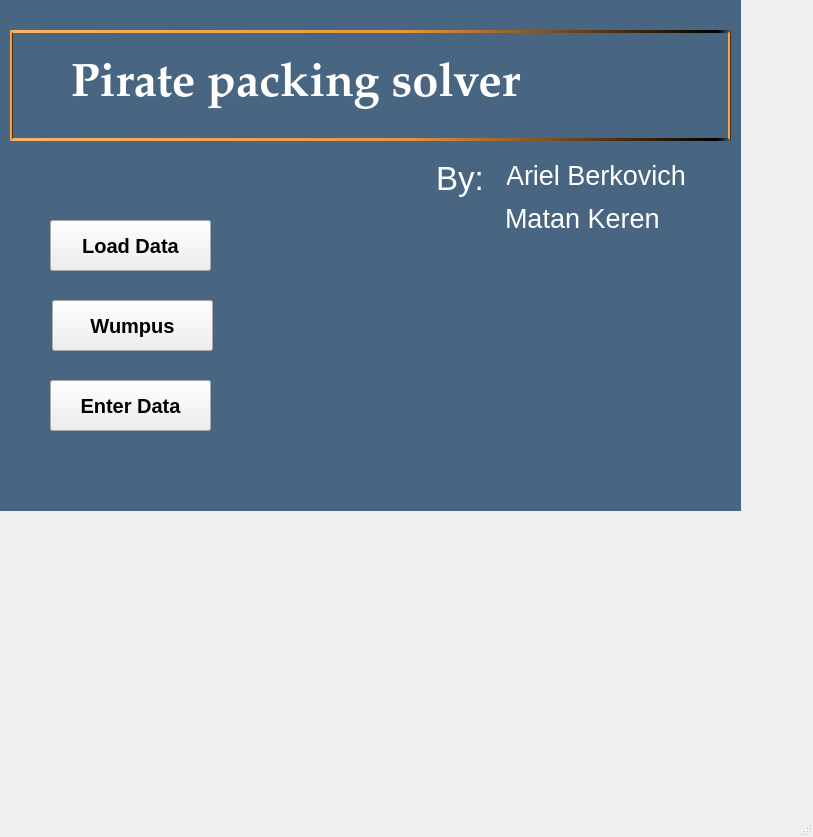
<?xml version="1.0" encoding="UTF-8"?>
<ui version="4.0">
 <class>MainWindow</class>
 <widget class="QMainWindow" name="MainWindow">
  <property name="geometry">
   <rect>
    <x>0</x>
    <y>0</y>
    <width>813</width>
    <height>837</height>
   </rect>
  </property>
  <property name="windowTitle">
   <string>MainWindow</string>
  </property>
  <widget class="QWidget" name="centralWidget">
   <widget class="QStackedWidget" name="stackedWidget">
    <property name="geometry">
     <rect>
      <x>0</x>
      <y>0</y>
      <width>1000</width>
      <height>1000</height>
     </rect>
    </property>
    <property name="currentIndex">
     <number>0</number>
    </property>
    <widget class="QWidget" name="page">
     <widget class="QLabel" name="background">
      <property name="geometry">
       <rect>
        <x>-20</x>
        <y>-320</y>
        <width>761</width>
        <height>831</height>
       </rect>
      </property>
      <property name="styleSheet">
       <string notr="true">background-color:rgb(72, 101, 130)</string>
      </property>
      <property name="text">
       <string/>
      </property>
     </widget>
     <widget class="QLabel" name="label">
      <property name="geometry">
       <rect>
        <x>10</x>
        <y>30</y>
        <width>721</width>
        <height>111</height>
       </rect>
      </property>
      <property name="font">
       <font>
        <family>Palatino Linotype</family>
        <pointsize>35</pointsize>
        <weight>75</weight>
        <bold>true</bold>
        <underline>false</underline>
        <strikeout>false</strikeout>
        <stylestrategy>PreferAntialias</stylestrategy>
       </font>
      </property>
      <property name="styleSheet">
       <string notr="true">color:qlineargradient(spread:pad, x1:0, y1:0, x2:1, y2:0, stop:0 rgba(0, 0, 0, 255), stop:1 rgba(255, 255, 255, 255));
border: 3px solid qlineargradient(spread:pad, x1:0, y1:0, x2:1, y2:0, stop:0 rgba(255, 178, 102, 255), stop:0.55 rgba(235, 148, 61, 255), stop:0.98 rgba(0, 0, 0, 255), stop:1 rgba(0, 0, 0, 0))
</string>
      </property>
      <property name="text">
       <string>    Pirate packing solver</string>
      </property>
     </widget>
     <widget class="QLabel" name="label_2">
      <property name="geometry">
       <rect>
        <x>436</x>
        <y>158</y>
        <width>61</width>
        <height>40</height>
       </rect>
      </property>
      <property name="font">
       <font>
        <pointsize>25</pointsize>
       </font>
      </property>
      <property name="styleSheet">
       <string notr="true">color:qlineargradient(spread:pad, x1:0, y1:0, x2:1, y2:0, stop:0 rgba(0, 0, 0, 255), stop:1 rgba(255, 255, 255, 255));
</string>
      </property>
      <property name="text">
       <string>By:</string>
      </property>
     </widget>
     <widget class="QLabel" name="label_3">
      <property name="geometry">
       <rect>
        <x>506</x>
        <y>150</y>
        <width>241</width>
        <height>51</height>
       </rect>
      </property>
      <property name="font">
       <font>
        <pointsize>20</pointsize>
       </font>
      </property>
      <property name="styleSheet">
       <string notr="true">color:qlineargradient(spread:pad, x1:0, y1:0, x2:1, y2:0, stop:0 rgba(0, 0, 0, 255), stop:1 rgba(255, 255, 255, 255));
</string>
      </property>
      <property name="text">
       <string>Ariel Berkovich</string>
      </property>
     </widget>
     <widget class="QLabel" name="label_4">
      <property name="geometry">
       <rect>
        <x>505</x>
        <y>193</y>
        <width>241</width>
        <height>51</height>
       </rect>
      </property>
      <property name="font">
       <font>
        <pointsize>20</pointsize>
       </font>
      </property>
      <property name="styleSheet">
       <string notr="true">color:qlineargradient(spread:pad, x1:0, y1:0, x2:1, y2:0, stop:0 rgba(0, 0, 0, 255), stop:1 rgba(255, 255, 255, 255));
</string>
      </property>
      <property name="text">
       <string>Matan Keren</string>
      </property>
     </widget>
     <widget class="QLabel" name="logo_image">
      <property name="geometry">
       <rect>
        <x>340</x>
        <y>280</y>
        <width>231</width>
        <height>181</height>
       </rect>
      </property>
      <property name="text">
       <string/>
      </property>
     </widget>
     <widget class="QPushButton" name="loadDataButton">
      <property name="geometry">
       <rect>
        <x>50</x>
        <y>220</y>
        <width>161</width>
        <height>51</height>
       </rect>
      </property>
      <property name="font">
       <font>
        <pointsize>15</pointsize>
        <weight>75</weight>
        <bold>true</bold>
       </font>
      </property>
      <property name="text">
       <string>Load Data</string>
      </property>
     </widget>
     <widget class="QPushButton" name="enterDataButton">
      <property name="geometry">
       <rect>
        <x>50</x>
        <y>380</y>
        <width>161</width>
        <height>51</height>
       </rect>
      </property>
      <property name="font">
       <font>
        <pointsize>15</pointsize>
        <weight>75</weight>
        <bold>true</bold>
       </font>
      </property>
      <property name="text">
       <string>Enter Data</string>
      </property>
     </widget>
     <widget class="QPushButton" name="wumpusButton">
      <property name="geometry">
       <rect>
        <x>52</x>
        <y>300</y>
        <width>161</width>
        <height>51</height>
       </rect>
      </property>
      <property name="font">
       <font>
        <pointsize>15</pointsize>
        <weight>75</weight>
        <bold>true</bold>
       </font>
      </property>
      <property name="text">
       <string>Wumpus</string>
      </property>
     </widget>
    </widget>
    <widget class="QWidget" name="page_2">
     <widget class="QLabel" name="background_2">
      <property name="geometry">
       <rect>
        <x>-20</x>
        <y>-320</y>
        <width>761</width>
        <height>831</height>
       </rect>
      </property>
      <property name="styleSheet">
       <string notr="true">background-color:rgb(72, 101, 130)</string>
      </property>
      <property name="text">
       <string/>
      </property>
     </widget>
     <widget class="QLabel" name="label_5">
      <property name="geometry">
       <rect>
        <x>10</x>
        <y>20</y>
        <width>721</width>
        <height>111</height>
       </rect>
      </property>
      <property name="font">
       <font>
        <family>Palatino Linotype</family>
        <pointsize>35</pointsize>
        <weight>75</weight>
        <bold>true</bold>
        <underline>false</underline>
        <strikeout>false</strikeout>
        <stylestrategy>PreferAntialias</stylestrategy>
       </font>
      </property>
      <property name="styleSheet">
       <string notr="true">color:qlineargradient(spread:pad, x1:0, y1:0, x2:1, y2:0, stop:0 rgba(0, 0, 0, 255), stop:1 rgba(255, 255, 255, 255));
</string>
      </property>
      <property name="text">
       <string>  Solution Viewer</string>
      </property>
     </widget>
     <widget class="QPushButton" name="startButton">
      <property name="geometry">
       <rect>
        <x>290</x>
        <y>390</y>
        <width>161</width>
        <height>51</height>
       </rect>
      </property>
      <property name="text">
       <string>Start</string>
      </property>
     </widget>
    </widget>
    <widget class="QWidget" name="page_3">
     <widget class="QPushButton" name="backButton">
      <property name="geometry">
       <rect>
        <x>30</x>
        <y>710</y>
        <width>131</width>
        <height>61</height>
       </rect>
      </property>
      <property name="font">
       <font>
        <pointsize>15</pointsize>
        <weight>75</weight>
        <bold>true</bold>
       </font>
      </property>
      <property name="styleSheet">
       <string notr="true"/>
      </property>
      <property name="text">
       <string>Back</string>
      </property>
     </widget>
     <widget class="QLabel" name="background_3">
      <property name="geometry">
       <rect>
        <x>-60</x>
        <y>0</y>
        <width>1321</width>
        <height>961</height>
       </rect>
      </property>
      <property name="styleSheet">
       <string notr="true">background-color:rgb(72, 101, 130)</string>
      </property>
      <property name="text">
       <string/>
      </property>
     </widget>
     <widget class="QLabel" name="label_9">
      <property name="geometry">
       <rect>
        <x>10</x>
        <y>140</y>
        <width>791</width>
        <height>101</height>
       </rect>
      </property>
      <property name="styleSheet">
       <string notr="true"> border-style: outset;
    border-width: 2px;
    border-color: beige;</string>
      </property>
      <property name="text">
       <string/>
      </property>
     </widget>
     <widget class="QRadioButton" name="radioButton_HybridGenetics">
      <property name="geometry">
       <rect>
        <x>480</x>
        <y>170</y>
        <width>471</width>
        <height>51</height>
       </rect>
      </property>
      <property name="font">
       <font>
        <pointsize>20</pointsize>
       </font>
      </property>
      <property name="styleSheet">
       <string notr="true">color: rgb(255, 255, 255);</string>
      </property>
      <property name="text">
       <string>Hybrid Genetics </string>
      </property>
     </widget>
     <widget class="QLabel" name="label_6">
      <property name="geometry">
       <rect>
        <x>306</x>
        <y>280</y>
        <width>191</width>
        <height>41</height>
       </rect>
      </property>
      <property name="font">
       <font>
        <pointsize>25</pointsize>
       </font>
      </property>
      <property name="styleSheet">
       <string notr="true">color: rgb(255, 255, 255);
background-color: rgb(72,101,130)</string>
      </property>
      <property name="text">
       <string>Parameters</string>
      </property>
     </widget>
     <widget class="QRadioButton" name="radioButton_pureGenetics">
      <property name="enabled">
       <bool>true</bool>
      </property>
      <property name="geometry">
       <rect>
        <x>220</x>
        <y>170</y>
        <width>241</width>
        <height>51</height>
       </rect>
      </property>
      <property name="font">
       <font>
        <pointsize>20</pointsize>
       </font>
      </property>
      <property name="styleSheet">
       <string notr="true">color: rgb(255, 255, 255);</string>
      </property>
      <property name="text">
       <string>Pure genetics</string>
      </property>
      <property name="checked">
       <bool>true</bool>
      </property>
     </widget>
     <widget class="QLabel" name="SettingsLabel">
      <property name="geometry">
       <rect>
        <x>10</x>
        <y>0</y>
        <width>381</width>
        <height>111</height>
       </rect>
      </property>
      <property name="font">
       <font>
        <family>MS Shell Dlg 2</family>
        <pointsize>40</pointsize>
       </font>
      </property>
      <property name="styleSheet">
       <string notr="true">color:rgb(255, 255, 255)</string>
      </property>
      <property name="text">
       <string>GA Settings</string>
      </property>
     </widget>
     <widget class="QLabel" name="label_7">
      <property name="geometry">
       <rect>
        <x>10</x>
        <y>300</y>
        <width>791</width>
        <height>381</height>
       </rect>
      </property>
      <property name="styleSheet">
       <string notr="true"> border-style: outset;
    border-width: 2px;
    border-color: beige;</string>
      </property>
      <property name="text">
       <string/>
      </property>
     </widget>
     <widget class="QLabel" name="label_10">
      <property name="geometry">
       <rect>
        <x>-7</x>
        <y>255</y>
        <width>891</width>
        <height>20</height>
       </rect>
      </property>
      <property name="styleSheet">
       <string notr="true">background-color:rgb(184, 184, 184)</string>
      </property>
      <property name="text">
       <string>'</string>
      </property>
     </widget>
     <widget class="QLabel" name="SettingsLabel_2">
      <property name="geometry">
       <rect>
        <x>40</x>
        <y>140</y>
        <width>181</width>
        <height>111</height>
       </rect>
      </property>
      <property name="font">
       <font>
        <pointsize>20</pointsize>
        <weight>75</weight>
        <bold>true</bold>
        <underline>true</underline>
       </font>
      </property>
      <property name="styleSheet">
       <string notr="true">color: rgb(255,255,255)</string>
      </property>
      <property name="text">
       <string>Method:</string>
      </property>
     </widget>
     <widget class="QPushButton" name="confirmButton">
      <property name="geometry">
       <rect>
        <x>340</x>
        <y>710</y>
        <width>131</width>
        <height>61</height>
       </rect>
      </property>
      <property name="font">
       <font>
        <pointsize>15</pointsize>
        <weight>75</weight>
        <bold>true</bold>
       </font>
      </property>
      <property name="styleSheet">
       <string notr="true"/>
      </property>
      <property name="text">
       <string>Confirm</string>
      </property>
     </widget>
     <widget class="QLabel" name="label_8">
      <property name="geometry">
       <rect>
        <x>300</x>
        <y>120</y>
        <width>201</width>
        <height>41</height>
       </rect>
      </property>
      <property name="font">
       <font>
        <pointsize>25</pointsize>
       </font>
      </property>
      <property name="styleSheet">
       <string notr="true">color: rgb(255, 255, 255);
background-color: rgb(72,101,130)</string>
      </property>
      <property name="text">
       <string>GA Method</string>
      </property>
     </widget>
     <widget class="QLabel" name="SettingsLabel_7">
      <property name="geometry">
       <rect>
        <x>460</x>
        <y>550</y>
        <width>61</width>
        <height>111</height>
       </rect>
      </property>
      <property name="font">
       <font>
        <pointsize>20</pointsize>
        <weight>75</weight>
        <bold>true</bold>
        <underline>false</underline>
       </font>
      </property>
      <property name="styleSheet">
       <string notr="true">color: qlineargradient(spread:pad, x1:0, y1:0, x2:1, y2:0, stop:0 rgba(72, 183, 224, 255), stop:1 rgba(255, 255, 255, 255));</string>
      </property>
      <property name="text">
       <string>%</string>
      </property>
     </widget>
     <widget class="QLineEdit" name="numberOfGenerationTextBox">
      <property name="geometry">
       <rect>
        <x>453</x>
        <y>420</y>
        <width>91</width>
        <height>41</height>
       </rect>
      </property>
      <property name="font">
       <font>
        <pointsize>20</pointsize>
       </font>
      </property>
      <property name="styleSheet">
       <string notr="true"/>
      </property>
      <property name="text">
       <string>80</string>
      </property>
      <property name="maxLength">
       <number>6</number>
      </property>
     </widget>
     <widget class="QLineEdit" name="elitisimSizeTextBox">
      <property name="geometry">
       <rect>
        <x>388</x>
        <y>590</y>
        <width>61</width>
        <height>41</height>
       </rect>
      </property>
      <property name="font">
       <font>
        <pointsize>20</pointsize>
       </font>
      </property>
      <property name="styleSheet">
       <string notr="true"/>
      </property>
      <property name="text">
       <string>5</string>
      </property>
      <property name="maxLength">
       <number>3</number>
      </property>
     </widget>
     <widget class="QLineEdit" name="populationSizeTextBox">
      <property name="geometry">
       <rect>
        <x>326</x>
        <y>341</y>
        <width>91</width>
        <height>41</height>
       </rect>
      </property>
      <property name="font">
       <font>
        <pointsize>20</pointsize>
       </font>
      </property>
      <property name="styleSheet">
       <string notr="true"/>
      </property>
      <property name="text">
       <string>100</string>
      </property>
      <property name="maxLength">
       <number>7</number>
      </property>
     </widget>
     <widget class="QLineEdit" name="mutationRateTextBox">
      <property name="geometry">
       <rect>
        <x>298</x>
        <y>501</y>
        <width>81</width>
        <height>41</height>
       </rect>
      </property>
      <property name="font">
       <font>
        <pointsize>20</pointsize>
       </font>
      </property>
      <property name="styleSheet">
       <string notr="true"/>
      </property>
      <property name="text">
       <string>0.2</string>
      </property>
      <property name="maxLength">
       <number>4</number>
      </property>
     </widget>
     <widget class="QLabel" name="SettingsLabel_4">
      <property name="geometry">
       <rect>
        <x>40</x>
        <y>460</y>
        <width>341</width>
        <height>111</height>
       </rect>
      </property>
      <property name="font">
       <font>
        <pointsize>20</pointsize>
        <weight>75</weight>
        <bold>true</bold>
        <underline>true</underline>
       </font>
      </property>
      <property name="styleSheet">
       <string notr="true">color:rgb(255, 255, 255)</string>
      </property>
      <property name="text">
       <string>Mutation rate:</string>
      </property>
     </widget>
     <widget class="QLabel" name="SettingsLabel_5">
      <property name="geometry">
       <rect>
        <x>40</x>
        <y>550</y>
        <width>331</width>
        <height>111</height>
       </rect>
      </property>
      <property name="font">
       <font>
        <pointsize>20</pointsize>
        <weight>75</weight>
        <bold>true</bold>
        <underline>true</underline>
       </font>
      </property>
      <property name="styleSheet">
       <string notr="true">color: qlineargradient(spread:pad, x1:0, y1:0, x2:1, y2:0, stop:0 rgba(72, 183, 224, 255), stop:1 rgba(255, 255, 255, 255));</string>
      </property>
      <property name="text">
       <string>Elitisim percentage:</string>
      </property>
     </widget>
     <widget class="QLabel" name="SettingsLabel_6">
      <property name="geometry">
       <rect>
        <x>40</x>
        <y>380</y>
        <width>411</width>
        <height>111</height>
       </rect>
      </property>
      <property name="font">
       <font>
        <pointsize>20</pointsize>
        <weight>75</weight>
        <bold>true</bold>
        <underline>true</underline>
       </font>
      </property>
      <property name="styleSheet">
       <string notr="true">color:rgb(255, 255, 255)</string>
      </property>
      <property name="text">
       <string>Number of generations:</string>
      </property>
     </widget>
     <widget class="QLabel" name="SettingsLabel_3">
      <property name="geometry">
       <rect>
        <x>40</x>
        <y>300</y>
        <width>341</width>
        <height>111</height>
       </rect>
      </property>
      <property name="font">
       <font>
        <pointsize>20</pointsize>
        <weight>75</weight>
        <bold>true</bold>
        <underline>true</underline>
       </font>
      </property>
      <property name="styleSheet">
       <string notr="true">color:rgb(255, 255, 255)</string>
      </property>
      <property name="text">
       <string>Population size:</string>
      </property>
     </widget>
     <zorder>background_3</zorder>
     <zorder>label_7</zorder>
     <zorder>label_6</zorder>
     <zorder>label_9</zorder>
     <zorder>confirmButton</zorder>
     <zorder>radioButton_pureGenetics</zorder>
     <zorder>SettingsLabel_2</zorder>
     <zorder>SettingsLabel_7</zorder>
     <zorder>label_8</zorder>
     <zorder>SettingsLabel_4</zorder>
     <zorder>label_10</zorder>
     <zorder>radioButton_HybridGenetics</zorder>
     <zorder>backButton</zorder>
     <zorder>SettingsLabel_3</zorder>
     <zorder>populationSizeTextBox</zorder>
     <zorder>SettingsLabel_6</zorder>
     <zorder>SettingsLabel</zorder>
     <zorder>SettingsLabel_5</zorder>
     <zorder>mutationRateTextBox</zorder>
     <zorder>numberOfGenerationTextBox</zorder>
     <zorder>elitisimSizeTextBox</zorder>
    </widget>
   </widget>
  </widget>
  <widget class="QMenuBar" name="menuBar">
   <property name="geometry">
    <rect>
     <x>0</x>
     <y>0</y>
     <width>813</width>
     <height>26</height>
    </rect>
   </property>
  </widget>
  <widget class="QStatusBar" name="statusBar"/>
 </widget>
 <layoutdefault spacing="6" margin="11"/>
 <resources/>
 <connections/>
</ui>
